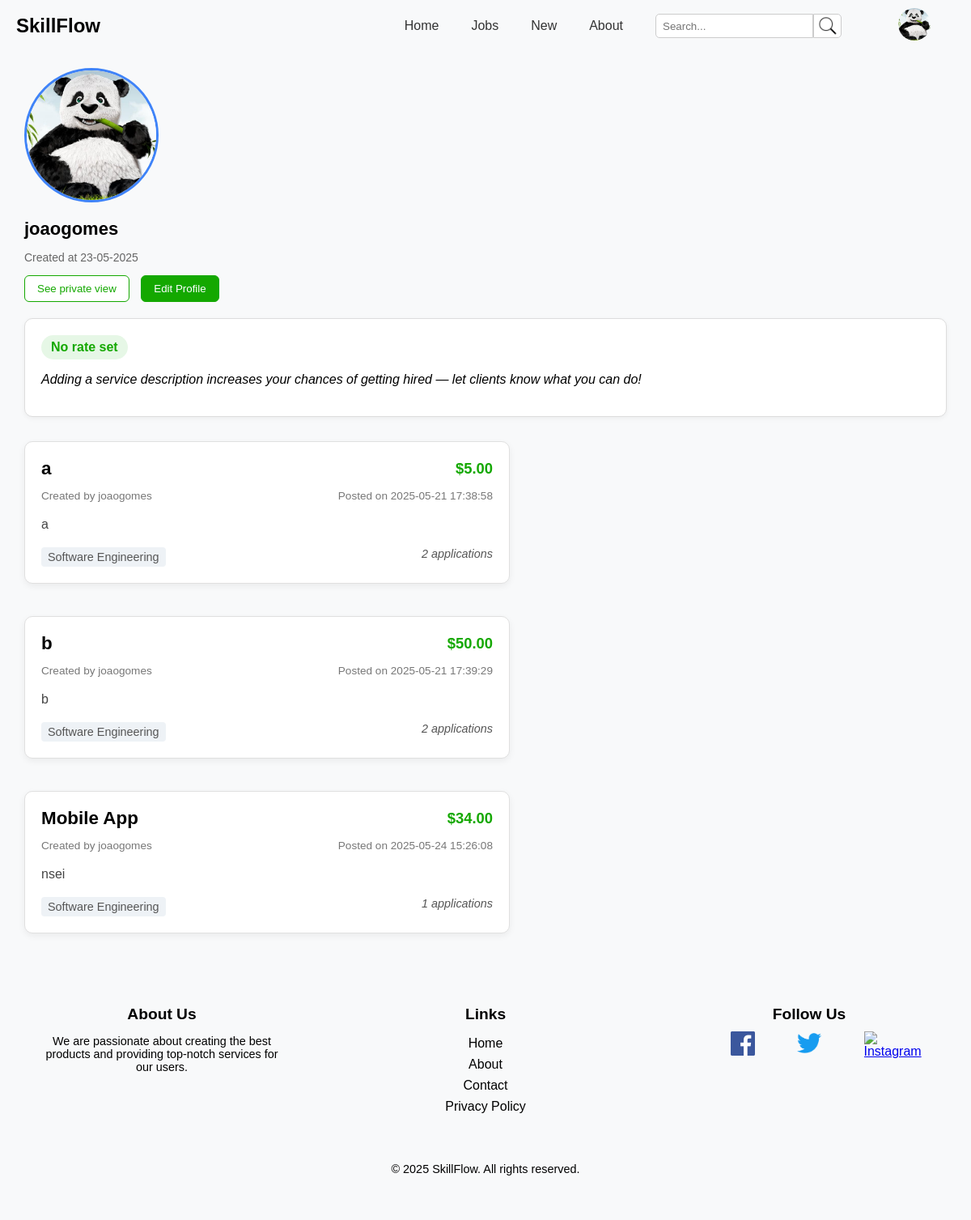
Page /Pages/profile.php (signed in) on the committed database.
### tables this page shows
CREATE TABLE "User" (
    id INTEGER PRIMARY KEY AUTOINCREMENT NOT NULL,
    name TEXT NOT NULL,
    email TEXT NOT NULL UNIQUE,
    password TEXT NOT NULL,
    created_at TEXT,
    level INTEGER NOT NULL DEFAULT 1,
    birth_date TEXT NOT NULL,
    profile_picture_id INTEGER,
    phone TEXT NOT NULL,
    nr_bank_account TEXT NOT NULL,
    address TEXT NOT NULL,
    rate REAL DEFAULT 0, 
    description TEXT DEFAULT '',
    FOREIGN KEY (profile_picture_id) REFERENCES Images(id)
        ON DELETE SET NULL
);

CREATE TABLE "Service" (
    id INTEGER PRIMARY KEY AUTOINCREMENT,
    name TEXT NOT NULL,
    description TEXT NOT NULL,
    price REAL NOT NULL,
    created_at TIMESTAMP,
    number_applications INTEGER DEFAULT 0,
    category TEXT NOT NULL,
    buyer_id INTEGER NOT NULL,
    worker_id INTEGER,  -- NULL permitido
    FOREIGN KEY (buyer_id) REFERENCES User(id)
        ON DELETE CASCADE,
    FOREIGN KEY (worker_id) REFERENCES User(id)
        ON DELETE CASCADE,
    FOREIGN KEY (category) REFERENCES Category(name)
        ON DELETE CASCADE
);

### Utils/Session.php (called while the page is built, shortened)
<?php
  class Session {
    public function isLoggedIn() : bool {
      return isset($_SESSION['id']);
    }
    public function getId() : ?int {
      return isset($_SESSION['id']) ? $_SESSION['id'] : null;
    }
  }
?>

### database/userClass.php (called while the page is built, shortened)
<?php
class User {
    public function __construct(
        int $id,
        string $name,
        string $email,
        string $password,
        string $created_at,
        int $level,
        string $birth_date,
        string $phone,
        string $nr_bank_account,
        string $address,
        ?float $rate,
        ?string $description,
        ?int $profile_picture_id = null
    )
    {
        $this->id = $id;
        $this->name = $name;
        $this->created_at = $created_at;
        $this->rate = $rate;
        $this->profile_picture_id = $profile_picture_id;
    }
    static function getUser(PDO $db, int $id) : User {
        $stmt = $db->prepare('
            SELECT id, name, email, password, created_at, level, birth_date, phone, nr_bank_account, address, rate, description, profile_picture_id
            FROM User
            WHERE id = ?
        ');
        $stmt->execute(array($id));
        $user = $stmt->fetch();
        return new User(
            $user['id'],
            $user['name'],
            $user['email'],
            $user['password'],
            $user['created_at'],
            $user['level'],
            $user['birth_date'],
            $user['phone'],
            $user['nr_bank_account'],
            $user['address'],
            $user['rate'],
            $user['description'],
            $user['profile_picture_id'] ?? null
        );
    }
}
?>

### database/serviceClass.php (called while the page is built, shortened)
<?php
class Service {
    public function __construct(int $id, string $name, string $description, float $price, string $created_at, int $number_applications, string $category, int $buyer_id, ?int $worker_id)
    {
        $this->id = $id;
        $this->name = $name;
        $this->description = $description;
        $this->price = $price;
        $this->created_at = $created_at;
        $this->number_applications = $number_applications;
        $this->category = $category;
    }
    static function getServicesByBuyer(PDO $db, int $buyer_id) : array {
        $stmt = $db->prepare('
            SELECT id, name, description, price, created_at, number_applications, category, buyer_id, worker_id
            FROM Service
            WHERE buyer_id = ?
        ');
        $stmt->execute(array($buyer_id));
        $services = $stmt->fetchAll();
        $serviceObjects = [];
        foreach ($services as $service) {
            $serviceObjects[] = new Service(
                $service['id'],
                $service['name'],
                $service['description'],
                $service['price'],
                $service['created_at'],
                $service['number_applications'],
                $service['category'],
                $service['buyer_id'],
                $service['worker_id']
            );
        }
        return $serviceObjects;
    }
}
?>

### Actions/Action_Retrieve_Profile.php (called while the page is built, shortened)
<?php
require_once(__DIR__ . '/../Utils/Session.php');
require_once(__DIR__ . '/../database/connection.php');
require_once(__DIR__ . '/../database/userClass.php');
$db = getDatabaseConnection();
$user = User::getUser($db, (int) $_SESSION['id']);
?>

### Templates/common_template.php (the view, shortened to what this page needs)
<?php
function drawHeader(Session $session) {
    ?>
    <!DOCTYPE html>
    <html lang="en">
    <head>
        <link rel="stylesheet" href="../css/navbar.css">
        <link rel="stylesheet" href="../css/jobs.css">
        <link rel="stylesheet" href="../css/footer.css">
        <link rel="stylesheet" href="../css/service.css">
    </head>
    <body>
        <header class="navbar">
            <a href="index.html" class="logo">SkillFlow</a>
            <div class="bar">
                <nav class="menu">
                    <a href="index.php">Home</a>
                    <a href="jobs.php">Jobs</a>
                    <a href="newjobs.php">New</a>
                    <a href="about.php">About</a>
                    <div class="search-bar">
                        <input type="text" placeholder="Search..." class="search-input">
                        <button type="submit" class="search-button">
                            <img src="../assets/icons/search.png" alt="Search">
                        </button>
                    </div>
                </nav>
                <div class="auth-buttons" id="authButtons">
                    <?php if ($session->isLoggedIn()): ?>
                        <div class="profile-dropdown-container">
                            <div id="profileCircle" class="profile-circle" onclick="toggleDropdown()">
                                <?php
                                    require_once(__DIR__ . '/../database/connection.php');
                                    require_once(__DIR__ . '/../database/userClass.php');
                                    $db = getDatabaseConnection();
                                    $user = User::getUser($db, $session->getId());
                                    if ($user->profile_picture_id):
                                ?>
                                    <img src="../Actions/images/originals/<?= htmlspecialchars((string)$user->profile_picture_id) ?>.jpg" alt="Profile Picture" />
                                <?php else: ?>
                                    <img src="../assets/icons/user.png" alt="Profile" />
                                <?php endif; ?>
                            </div>
                        </div>
                    <?php else: ?>
                        <button class="login" id="loginButton" onclick="window.location.href='login.php'">Log in</button>
                        <button class="signup" id="signupButton" onclick="window.location.href='register.php'">Sign up</button>
                    <?php endif; ?>
                    </div>
                </div>
        </header>
    <?php
}
function drawFooter() {
    ?>
    <footer class="footer">
        <div class="footer-content">
            <div class="footer-section">
                <h3>About Us</h3>
                <p>We are passionate about creating the best products and providing top-notch services for our users.</p>
            </div>
            <div class="footer-section">
                <h3>Links</h3>
                <ul>
                    <li><a href="index.php">Home</a></li>
                    <li><a href="about.php">About</a></li>
                    <li><a href="#">Contact</a></li>
                    <li><a href="#">Privacy Policy</a></li>
                </ul>
            </div>
            <div class="footer-section">
                <h3>Follow Us</h3>
                <div class="social-icons">
                    <a href="https://www.facebook.com/seu-usuario" class="social-icon" target="_blank">
                        <img src="../assets/icons/facebook-icon.png" alt="Facebook">
                    </a>
                    <a href="https://twitter.com/seu-usuario" class="social-icon" target="_blank">
                        <img src="../assets/icons/twitter-logo.png" alt="Twitter">
                    </a>
                    <a href="https://www.instagram.com/seu-usuario" class="social-icon" target="_blank">
                        <img src="../assets/icons/instagram-logo.png" alt="Instagram">
                    </a>
                </div>
            </div>
        </div>
        <div class="footer-bottom">
            <p>&copy; 2025 SkillFlow. All rights reserved.</p>
        </div>
    </footer>
    </body>
    </html>
    <?php
}
function draw_service(Service $service, User $user) {
    if ($user->id === $service->buyer_id) {
        $url =  "view_my_job.php?jobId=" . urlencode($service->id) .
                "&jobTitle=" . urlencode($service->name) .
                "&jobDescription=" . urlencode($service->description) .
                "&category=" . urlencode($service->category) .
                "&budget=" . urlencode($service->price);
    } else {
        $url = "apply_to_job.php?jobId=" . urlencode($service->id) .
               "&jobTitle=" . urlencode($service->name) .
               "&jobDescription=" . urlencode($service->description) .
               "&category=" . urlencode($service->category) .
               "&budget=" . urlencode($service->price);
    }
    ?>
    <a href="<?= $url ?>" class="service-card2">
      <div class="service-card2__header">
        <h2 class="service-card2__title"><?= htmlspecialchars($service->name) ?></h2>
        <span class="service-card2__price">$<?= number_format($service->price, 2) ?></span>
      </div>
      <div class="service-card2__meta">
        <span class="service-card2__author">Created by <?= htmlspecialchars($user->name) ?></span>
        <span class="service-card2__date">Posted on <?= htmlspecialchars($service->created_at) ?></span>
      </div>
      <p class="service-card2__desc">
        <?= nl2br(htmlspecialchars($service->description)) ?>
      </p>
      <div class="service-card2__footer">
        <span class="service-card2__category"><?= htmlspecialchars($service->category) ?></span>
        <span class="service-card2__apps"><?= $service->number_applications ?> applications</span>
      </div>
    </a>
    <?php
}
    ?>

### Pages/profile.php (shortened to what this page needs)
<?php
require_once('../Templates/common_template.php');
require_once(__DIR__ . '/../Actions/Action_Retrieve_Profile.php');
require_once(__DIR__ . '/../Utils/Session.php');
require_once(__DIR__ . '/../database/connection.php');
require_once(__DIR__ . '/../database/serviceClass.php');
require_once(__DIR__ . '/../database/userClass.php');
$session = new Session();
$db = getDatabaseConnection();
$user = User::getUser($db, $session->getId());
$user_services = Service::getServicesByBuyer($db, $user->id);
drawHeader($session);
?>
<!DOCTYPE html>
<html lang="en">
<head>
  <link rel="stylesheet" href="../css/profile.css" />
  <link rel="stylesheet" href="../css/navbar.css">
  <link rel="stylesheet" href="../css/footer.css">
</head>
<body>
  <section class="profile">
    <div class="profile-header">
      <?php $imageId = $user->profile_picture_id ?? null;
            $imageIdString = (string)$imageId; ?>
      <div class="profile-picture">
        <?php if ($imageId): ?>
          <img src="../Actions/images/originals/<?= htmlspecialchars($imageIdString) ?>.jpg" alt="Profile Picture" />
        <?php else: ?>
          <img src="../assets/icons/default-avatar.png" alt="Default Profile Picture" />
        <?php endif; ?>
      </div>
      <div class="profile-info">
        <h1><?= htmlspecialchars($user->name) ?></h1>
        <p>Created at <?= htmlspecialchars($user->created_at) ?></p>
      </div>
      <button class="public-view">See private view</button>
      <button class="profile-settings" onclick="window.location.href='edit_profile.php';">Edit Profile</button>
    </div>
    <div class="profile-body">
      <div class="service-card">
        <div class="service-header">
          <?php if (!is_null($user->rate)): ?>
            <span class="rate">$<?= number_format($user->rate, 2) ?>/hr</span>
          <?php else: ?>
            <span class="rate">No rate set</span>
          <?php endif; ?>
        </div>
        <p>
          <?php if (!empty($user->description)): ?>
            <?= nl2br(htmlspecialchars($user->description)) ?>
          <?php else: ?>
            <em>Adding a service description increases your chances of getting hired — let clients know what you can do!</em>
          <?php endif; ?>
        </p>
      </div>
      <?php
      foreach ($user_services as $user_service) {
          draw_service($user_service, $user);
      }
      ?>
    </div>
  </section>
<?php
drawFooter($session);
?>
</body>
</html>

### rows in the picture
user: name "joaogomes", created_at "23-05-2025"
service: name "a", price "5.00", buyer.name "joaogomes", created_at "2025-05-21 17:38:58", description "a", category "Software Engineering", number_applications "2"
service: name "b", price "50.00", buyer.name "joaogomes", created_at "2025-05-21 17:39:29", description "b", category "Software Engineering", number_applications "2"
service: name "Mobile App", price "34.00", buyer.name "joaogomes", created_at "2025-05-24 15:26:08", description "nsei", category "Software Engineering", number_applications "1"
